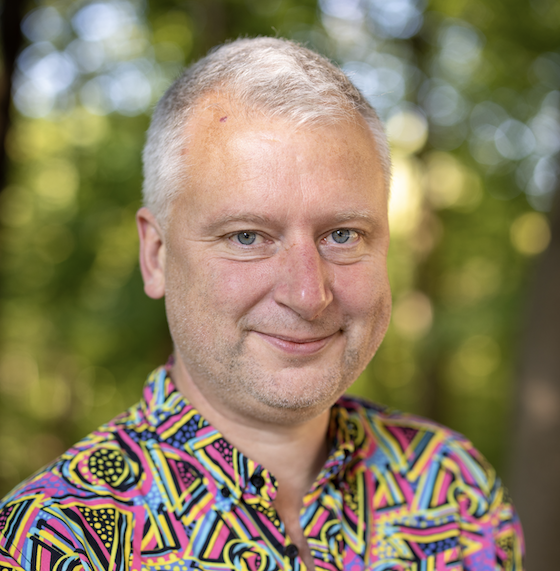
#> input picture HW 4 Knight/dad.png, 560 x 571 px
$ jupyter execute --allow-errors Knight.ipynb   (shell and % lines are left out)
#> lines starting #> are read from the running program, lines starting #| are printed output that depends on the picture
# Knight Switch Game Integer Linear Program

## Setup/environment configuration

[cell 1]
from google.colab import drive
import os
drive.mount('/content/drive', force_remount=True)
os.chdir(os.path.join(os.getcwd(), 'drive','MyDrive', 'Colab Notebooks', 'gurobi'))

[cell 2]
import gurobipy as gp
from gurobipy import GRB
#> (the rest of this cell did not finish here and is left out)

# Let's make some cool visualizations

[cell 3]
import numpy as np
from collections import Counter
import matplotlib.pyplot as plt

def createBoard():
    dx, dy = (0.015, 0.015)
    x = np.arange(0, 3, 0.015)
    y = np.arange(0, 3, 0.015)
    extent = (np.min(x), np.max(x), np.min(y), np.max(y))
    return np.add.outer(range(3), range(1,4)) % 2, extent

z1, extent = createBoard()
coordinateMap = {
    1: (0.5, 2.5), 2: (1.5, 2.5), 3: (2.5, 2.5),
    4: (0.5, 1.5), 5: (1.5, 1.5), 6: (2.5, 1.5),
    7: (0.5, 0.5), 8: (1.5, 0.5), 9: (2.5, 0.5),
}
white = plt.imread('dad.png')
#> white is the input picture: shape (571, 560, 4) float32; mean R, G, B, A 0.547, 0.497, 0.384, 1
black = plt.imread('father.jpeg')
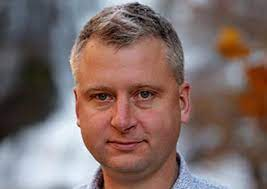
#> input picture HW 4 Knight/father.jpeg, 267 x 189 px
#> black is the input picture: shape (189, 267, 3); mean R, G, B 126.4, 106.4, 102.7
def plotDad(x, y, ax, w=True):
    ax.imshow(white if w else black, extent=[x-0.3, x+0.3, y-0.3, y+0.3], alpha=1, zorder=1)

def boardLayout():
    fig, ax = plt.subplots(1, 2, figsize=(15, 10))
    for num, (x,y) in coordinateMap.items():
        ax[0].text(x, y, str(num), ha='center', va='center', fontsize=20, color='blue')
    ax[0].imshow(z1, extent=extent, cmap='binary', interpolation='nearest', alpha=1)
    plotDad(*coordinateMap[1], ax[1])
    plotDad(*coordinateMap[3], ax[1])
    plotDad(*coordinateMap[7], ax[1], w=False)
    plotDad(*coordinateMap[9], ax[1], w=False)
    ax[1].imshow(z1, extent=extent, cmap='binary', interpolation='nearest', alpha=1)
    for i in range(2):
        ax[i].set_xticks([])
        ax[i].set_yticks([])
    ax[0].set_title('Indexing of Board')
    ax[1].set_title('Initial Knight (Frans) Configuration')
    plt.show()
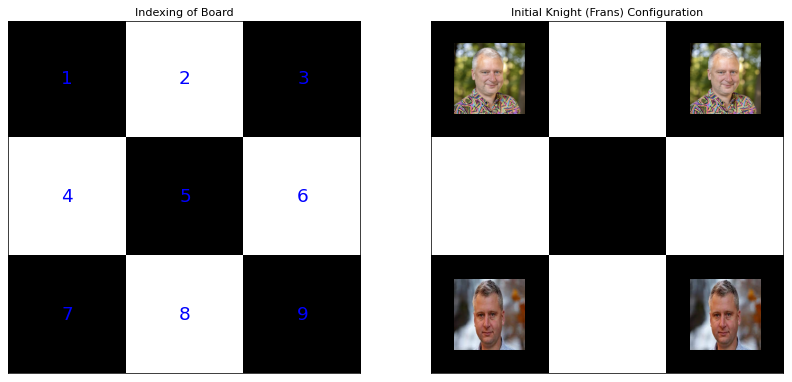
#> figure drawn by matplotlib, 2 panels

boardLayout()

# Problem Statement
Consider a 3x3 chessboard with the above indexing (pictured to the left).  Next, suppose we have the configuration with two white knights, and two black knights (pictured to the right).  Unfortunately, I was unable to draw the knights on the board, so I drew Professor Frans instead since he is my knight in shining armor.  Let the *smiling Frans* represent the white pieces (at positions 1 and 3), and the *serious Frans* represent the black pieces (at positions 7 and 9). We want to swap the white pieces with the dark pieces with the minimum number of L-shaped moves.  **Most importantly**, we will impose the constraint that one piece can occupy one position on the board at a time.  This rules out the naive solution of 8 moves.

# Integer Linear Programmming Formulation

$ x_{src,dst} = \begin{cases} 1 & \text{if there is a transition from state src to state dst} \\ 0 & \text{otherwise} \end{cases} $

## Functions/Parameters:

$ pos(src,dst) = \begin{cases} 1 & \text{if there is a possible/valid knight move from src to dst} \\ 0 & \text{otherwise} \end{cases} $

$ f(state) = \begin{cases} 1 & \text{if state is the source state} \\ -1 & \text{if state is the sink state} \\ 0 & \text{otherwise} \end{cases} $

## Objective and Constraints:

Let $S$ denote the set of all possible **states**.  Each element of $S$ is a vector in $\mathbb{R}^{4}$ where $(k_1, k_2, k_3, k_4)$ represents the white knights at index $k_1, k_2$ such that $1 \leq k_1 < k_2 \leq 9$
and the black knights in index $k_3, k_4$ such that $1 \leq k_3 < k_4 \leq 9$.  Our objective is to minimize the cost of the network flow such that the $\text{outflow} - \text{inflow} = \text{net flow at state} \ s, \forall s \in S $.  In terms of this problem, our solution will minimize the number of moves it takes to transition from state $(1,3,7,9)$ to $(7,9,1,3)$.

<br>

$ \min \sum\limits_{ (src,dst)\in S \\ | \text{pos(src,dst)} = 1} x_{src,dst} \\ \text{s.t} $

<br>

$ \sum\limits_{dst \in S \\ | \text{pos(src,dst)} = 1} x_{src,dst} \ - \sum\limits_{dst \in S \\ | \text{pos(dst,src)} = 1} x_{dst,src} = f(src) \quad \forall src \in S $

# Generating all possible states (with preprocessing to account for symmetry)

[cell 4]
def generateStates():
    states = {}
    positions = list(i for i in range(1,10) if i!= 5)
    index = 1
    for i in positions:
        for j in positions:
            for k in positions:
                for l in positions:
                    if i not in (j,k,l) and j not in (k,l) and k != l and i < j and k < l:
                        states[index] = (i,j,k,l)
                        index += 1
    return states
len(generateStates())

# Defining `possible(src,dst)` to determine which state transitions are feasible

[cell 5]
def isKnightMove(source, destination):
    mapping = {1: (6, 8), 2: (7, 9), 3: (4, 8), 4: (3, 9), 5: (), 6: (1, 7),
               7: (2, 6), 8: (1, 3), 9: (2, 4)}
    return destination in mapping[source]

def possible(src, dst):
    """
    possible that src can transition to dst iff either (1) only one entry is different OR
    (2) two entries are different are the different entries are due to sorting
    (it's technical one different entry, but we sort in ascending order) AND
    the different entry is a knight move
    """
    diff = [i for i in range(4) if src[i] != dst[i]]
    if len(diff) == 1:
        return isKnightMove(source=src[diff[0]], destination=dst[diff[0]])
    elif len(diff) == 2 and (diff == [0,1] or diff == [2,3]):
        nodes, freqs = list(zip(*
            Counter( (src[diff[0]], src[diff[1]], dst[diff[0]], dst[diff[1]]) ).most_common()
                    ))
        if freqs[0] == 2:
            return isKnightMove(source=nodes[1], destination=nodes[2])
        return False
    return False

assert possible( (1,3,7,9), (7,9,1,3) )  == False
assert possible( (1,3,7,9), (1,8,7,9) )  == True
assert possible( (1,3,7,9), (1,3,4,7) )  == True
assert possible( (1,3,7,9), (3,6,7,9) )  == True
assert possible( (1,3,7,9), (1,3,7,9) )  == False
print('All test cases passed, possible(src, dst) implementation is correct')

# Results: The minimum number of moves is 16 and the total solving time takes 0.10 seconds

[cell 6]
def f(s):
    """returns the flow at state s"""
    if s == (1,3,7,9): # source
        return 1
    elif s == (7,9,1,3): # sink
        return -1
    return 0

#> (the rest of this cell did not finish here and is left out)

# Visualizing the 16 moves

[cell 7]
def solution():
    fig, ax = plt.subplots(4, 4, figsize=(20, 15))
    ax = ax.flatten()
    for i, (k1, k2, k3, k4) in enumerate(path[1:]):
        plotDad(*coordinateMap[k1], ax[i])
        plotDad(*coordinateMap[k2], ax[i])
        plotDad(*coordinateMap[k3], ax[i], w=False)
        plotDad(*coordinateMap[k4], ax[i], w=False)
        ax[i].imshow(z1, cmap='binary', interpolation='nearest', extent=extent, alpha=1)
        ax[i].set_xticks([])
        ax[i].set_yticks([])
        ax[i].set_title(f'Move {i+1}: {path[i]} → {path[i+1]}')
    plt.show()

#> (the rest of this cell did not finish here and is left out)
